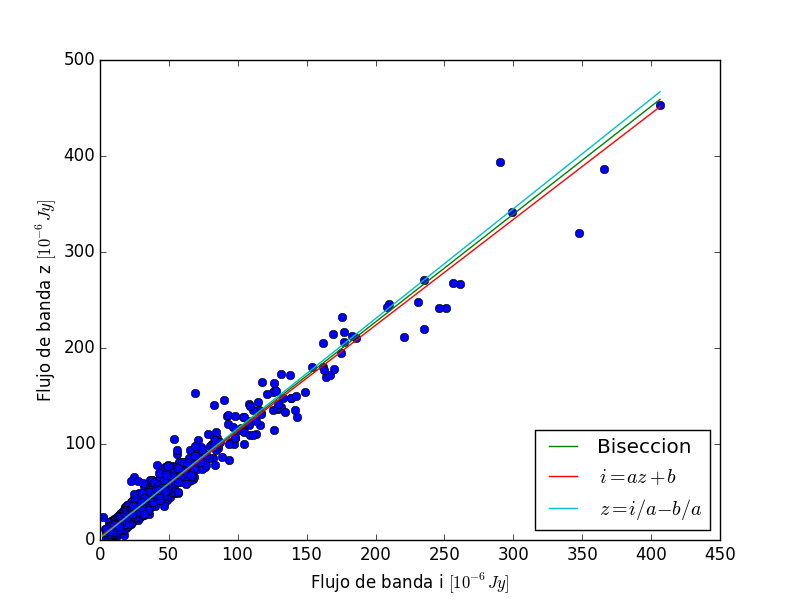

Source code (Python):
#!/usr/bin/env python
# -*- coding: utf-8 -*-

'''
Este codigo aproxima la constante de Hubble con los segundos datos
experimentales. el codigo es muy similar a parte1.py para los datos iniciales
'''

from __future__ import division
import numpy as np
import matplotlib.pyplot as plt
from scipy.optimize import leastsq
from scipy import optimize as opt

# funciones estructurales


def leer_archivo(nombre):
    '''
    lee el archivo
    nombre debe ser un str
    '''
    datos = np.loadtxt(nombre, usecols=(80, 81, 82, 83))
    return datos * 3.631


def y_aprox(x, param):
    '''
    funcion lineal para minimizar
    se define para tener un caso mas general en el que se tenga una funcion
    mucho mas compleja por minimizar
    a es pendiente, b es coef de posicion
    '''
    a, b = param
    y = a * x + b
    return y


def residuos(param, x, y):
    c = param
    y_ap = y_aprox(x, param)
    err = y - y_ap
    return err


def aprox_leastsq(d, v, adivinanza):
    aprox = leastsq(residuos, adivinanza, args=(d, v))
    return aprox


def intervalo_confianza(muestra_x, muestra_y, err_x, err_y, porcentaje):
    '''
    busca intervalo de confianza. genera una muestra aleatoria en base a los
    datos experimentales. a partir de cada muestra obtiene el valor de la
    constante apropiada para modelo lineal.
    corresponde al metodo de monte carlo. porcentaje refiere al porcentaje del
    intervalo de confianza que se busca.
    '''
    N = len(muestra_x)
    Nmc = 10000
    promedios_a = np.zeros(Nmc)
    promedios_b = np.zeros(Nmc)
    for i in range(Nmc):
        r = np.random.normal(0, 1, size=len(muestra_x))
        x_i = muestra_x + err_x * r
        y_i = muestra_y + err_y * r
        a_i, b_i = biseccion(x_i, y_i)
        promedios_a[i-1] = a_i
        promedios_b[i-1] = b_i
    promedios_a = np.sort(promedios_a)
    promedios_b = np.sort(promedios_b)
    minim = ((100 - porcentaje) / 2) * 0.01
    maxim = 1 - (minim)
    lim_min_a = promedios_a[int(Nmc * minim)]
    lim_max_a = promedios_a[int(Nmc * maxim)]
    lim_min_b = promedios_b[int(Nmc * minim)]
    lim_max_b = promedios_b[int(Nmc * maxim)]
    histograma_confianza(promedios_a, promedios_b)
    return lim_min_a, lim_max_a, lim_min_b, lim_max_b
    pass


def biseccion(x, y):
    '''
    mejora de la funcion biseccion. obtiene la pendiente entre dos rectas y el
    coeficiente de posicion segun la interseccion de las dos rectas que se
    generan
    '''
    a1, b1 = np.polyfit(x, y, 1)
    a_0, b_0 = np.polyfit(y, x, 1)
    a2 = 1 / a_0
    b2 = - b_0 / a_0
    x_0 = (b2 - b1) / (a1 - a2)
    y_0 = (a1 * b2 - b1 * a2) / (a1 - a2)
    a = (a1 * a2 - 1 + np.sqrt((1 + a1 ** 2) * (1 + a2 ** 2))) / (a1 + a2)
    b = (y_0 - a * x_0)
    return a, b


def histograma_confianza(promedios_1, promedios_2):
    '''
    grafica los dos histogramas para pendiente y coeficiente de posicion
    es una funcion circunstancial, se puede mejorar para graficar de forma
    generica
    '''
    fig2, ax2 = plt.subplots()
    plt.hist(promedios_1, bins=40)
    plt.axvline(aprox1[0], color='r', label="Pendiente del Ajuste")
    plt.legend()
    ax2.set_xlabel("Pendiente")
    ax2.set_ylabel("Frecuencia")
    plt.savefig("histograma_parte3_pendiente.png")
    fig3, ax3 = plt.subplots()
    plt.hist(promedios_2, bins=40)
    plt.axvline(aprox1[1], color='r', label="Coef de Posicion del Ajuste")
    plt.legend(loc=2)
    ax3.set_xlabel("Coeficiente de Posicion")
    ax3.set_ylabel("Frecuencia")
    plt.savefig("histograma_parte3_coefdeposicion.png")


# main
nom = "data/DR9Q.dat"
datos = leer_archivo(nom)
i = datos[:, 0]
di = datos[:, 1]
z = datos[:, 2]
dz = datos[:, 3]
adivinanza = 1
# aproximaciones
aprox1 = biseccion(i, z)
print aprox1
aprox2 = np.polyfit(i, z, 1)
ap3 = np.polyfit(z, i, 1)
a3 = 1 / ap3[0]
b3 = - ap3[1] / ap3[0]
aprox3 = a3, b3
# datos para graficar
i_min = np.amin(i)
i_max = np. amax(i)
i_aprox = np.linspace(i_min, i_max, 10)
z_aprox = y_aprox(i_aprox, aprox1)
z_aprox1 = y_aprox(i_aprox, aprox2)
z_aprox2 = y_aprox(i_aprox, aprox3)
# intervalo de confianza
intervalo = intervalo_confianza(i, z, di, dz, 95)
print intervalo
# graficos
fig = plt.figure()
fig.clf()
ax1 = fig.add_subplot(111)
ax1.plot(i, z, 'o')
ax1.plot(i_aprox, z_aprox, label="Biseccion")
ax1.plot(i_aprox, z_aprox1, label="$i = a z + b$")
ax1.plot(i_aprox, z_aprox2, label="$z = i / a - b / a$")
ax1.set_xlabel("Flujo de banda i $[10^{-6} Jy]$")
ax1.set_ylabel("Flujo de banda z $[10^{-6} Jy]$")
plt.legend(loc=4)
plt.savefig("parte3.png")
plt.draw()
plt.show()
